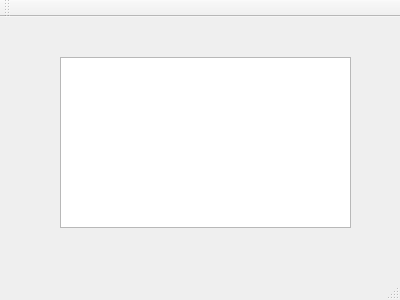
<?xml version="1.0" encoding="UTF-8"?>
<ui version="4.0">
 <class>MainWindow</class>
 <widget class="QMainWindow" name="MainWindow">
  <property name="geometry">
   <rect>
    <x>0</x>
    <y>0</y>
    <width>400</width>
    <height>300</height>
   </rect>
  </property>
  <property name="windowTitle">
   <string>MainWindow</string>
  </property>
  <widget class="QWidget" name="centralWidget">
   <widget class="QTextEdit" name="textEdit">
    <property name="geometry">
     <rect>
      <x>60</x>
      <y>40</y>
      <width>291</width>
      <height>171</height>
     </rect>
    </property>
   </widget>
  </widget>
  <widget class="QMenuBar" name="menuBar">
   <property name="geometry">
    <rect>
     <x>0</x>
     <y>0</y>
     <width>400</width>
     <height>23</height>
    </rect>
   </property>
  </widget>
  <widget class="QToolBar" name="mainToolBar">
   <attribute name="toolBarArea">
    <enum>TopToolBarArea</enum>
   </attribute>
   <attribute name="toolBarBreak">
    <bool>false</bool>
   </attribute>
  </widget>
  <widget class="QStatusBar" name="statusBar"/>
 </widget>
 <layoutdefault spacing="6" margin="11"/>
 <resources/>
 <connections/>
</ui>
